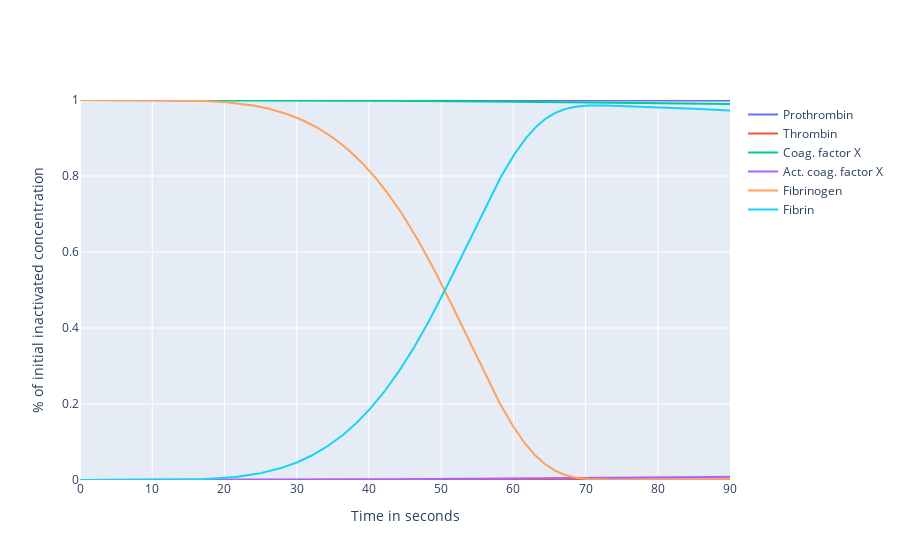
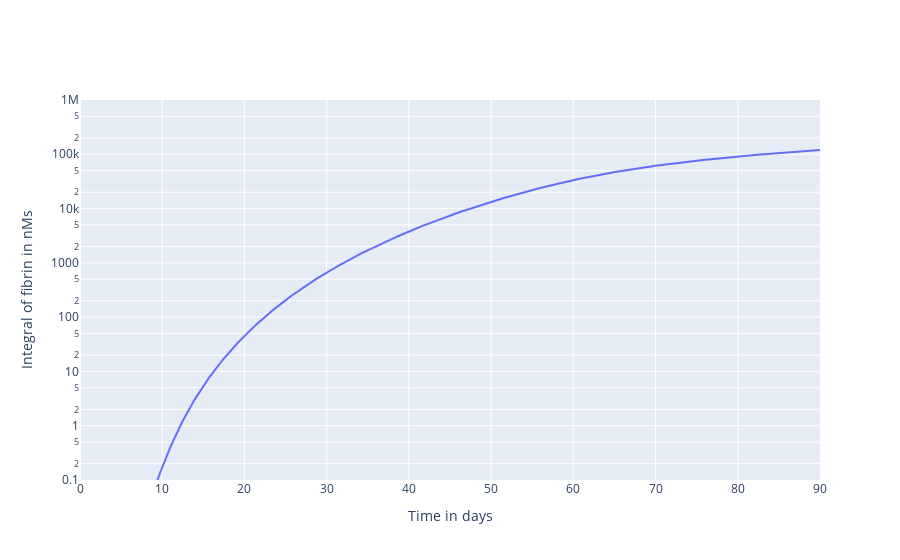

The notebook cell these images were saved under, in order:
### Markdown cell above
Visualise results

### Code cell
# Visualise results
# Figure 1: Change of coagulation factors
fig = go.Figure()
fig.add_trace(go.Scatter(
    x=times,
    y=simulation[0] / simulation[0, 0],
    name='Prothrombin'
))
fig.add_trace(go.Scatter(
    x=times,
    y=simulation[1] / simulation[0, 0],
    name='Thrombin'
))
fig.add_trace(go.Scatter(
    x=times,
    y=simulation[2] / simulation[2, 0],
    name='Coag. factor X'
))
fig.add_trace(go.Scatter(
    x=times,
    y=simulation[3] / simulation[2, 0],
    name='Act. coag. factor X'
))
fig.add_trace(go.Scatter(
    x=times,
    y=simulation[4] / simulation[4, 0],
    name='Fibrinogen'
))
fig.add_trace(go.Scatter(
    x=times,
    y=simulation[5] / simulation[4, 0],
    name='Fibrin'
))
fig.update_layout(
    xaxis_title='Time in seconds',
    yaxis_title=r'% of initial inactivated concentration',
    yaxis_range=[0, 1]
)
fig.show()

# Figure 2: Fibrin integral
fig = go.Figure()
fig.add_trace(go.Scatter(
    x=times,
    y=fibrin_auc,
))
fig.update_layout(
    xaxis_title='Time in days',
    yaxis_title='Integral of fibrin in nMs',
    yaxis_type='log',
    yaxis_range=[-1, 6]
)
fig.show()

### Figure 1 — Plotly figure (JSON) as saved in the notebook; plotly's stock layout.template omitted (floating-point values rounded to 4 significant figures; data arrays with more than 128 entries replaced by an {"elided": "..."} marker saying what was removed)
{"data": [{"name": "Prothrombin", "type": "scatter", "x": {"elided": "1000 float values"}, "y": {"elided": "1000 float values"}}, {"name": "Thrombin", "type": "scatter", "x": {"elided": "1000 float values"}, "y": {"elided": "1000 float values"}}, {"name": "Coag. factor X", "type": "scatter", "x": {"elided": "1000 float values"}, "y": {"elided": "1000 float values"}}, {"name": "Act. coag. factor X", "type": "scatter", "x": {"elided": "1000 float values"}, "y": {"elided": "1000 float values"}}, {"name": "Fibrinogen", "type": "scatter", "x": {"elided": "1000 float values"}, "y": {"elided": "1000 float values"}}, {"name": "Fibrin", "type": "scatter", "x": {"elided": "1000 float values"}, "y": {"elided": "1000 float values"}}], "layout": {"xaxis": {"title": {"text": "Time in seconds"}}, "yaxis": {"range": [0, 1], "title": {"text": "% of initial inactivated concentration"}}}}

### Figure 2 — Plotly figure (JSON) as saved in the notebook; plotly's stock layout.template omitted (floating-point values rounded to 4 significant figures; data arrays with more than 128 entries replaced by an {"elided": "..."} marker saying what was removed)
{"data": [{"type": "scatter", "x": {"elided": "1000 float values"}, "y": {"elided": "1000 float values"}}], "layout": {"xaxis": {"title": {"text": "Time in days"}}, "yaxis": {"range": [-1, 6], "title": {"text": "Integral of fibrin in nMs"}, "type": "log"}}}
